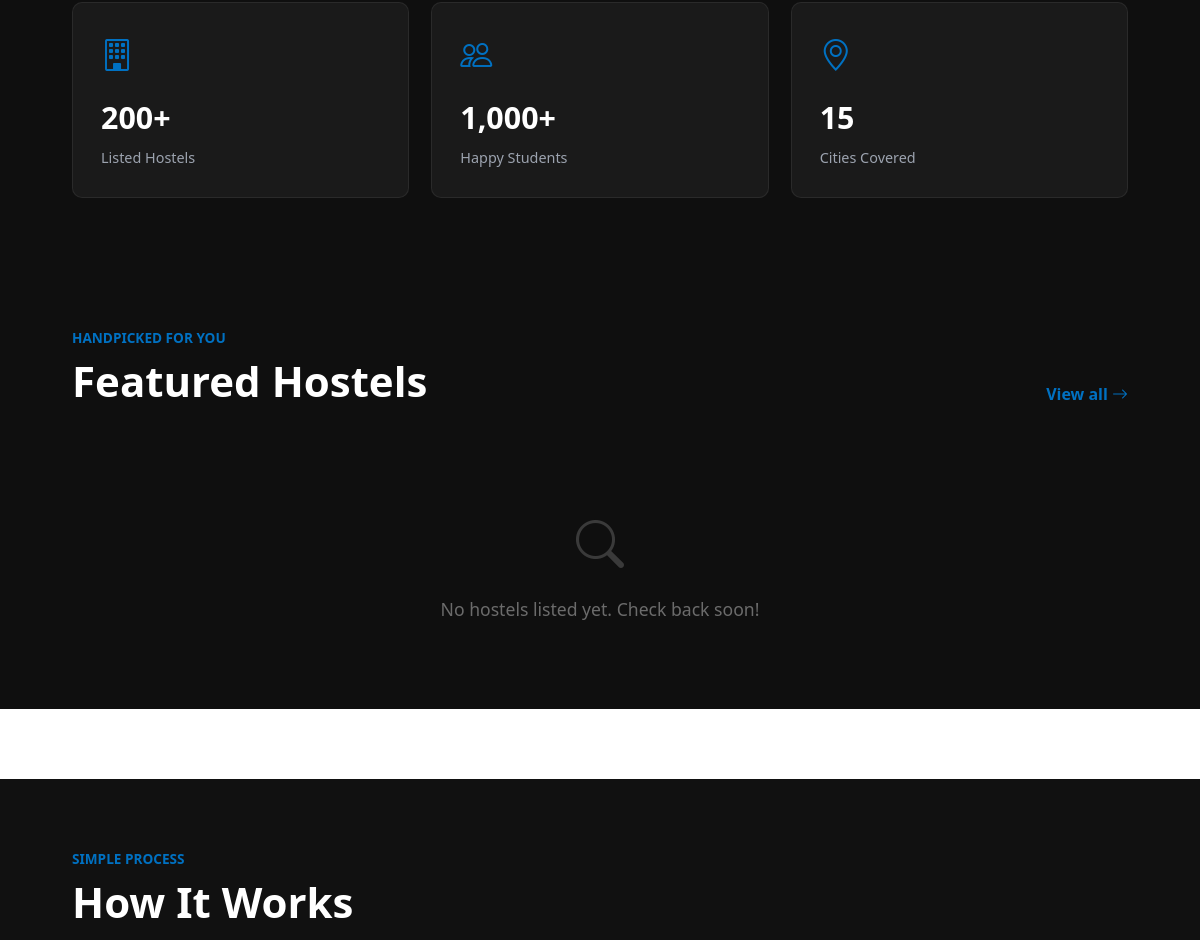
/ (middle part), run on an earlier commit of the app's database.
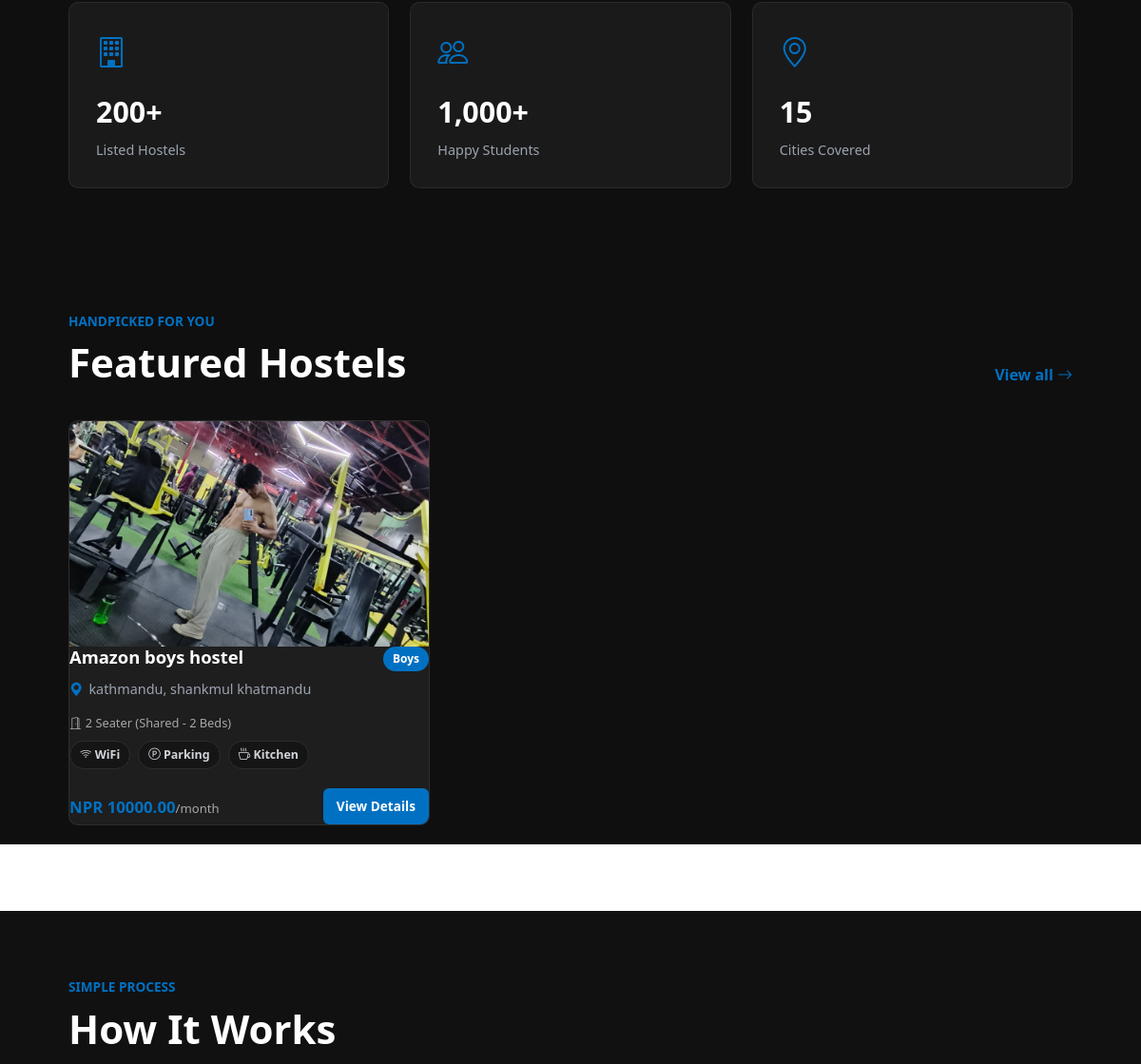
And on a later commit of the database.
### hostels/models.py (models this page shows, shortened)
class Hostel(models.Model):
    HOSTEL_TYPE_CHOICES = (
        ('boys', 'Boys'),
        ('girls', 'Girls'),
        ('mixed', 'Mixed'),
    )
    STATUS_CHOICES = (
        ('pending', 'Pending Approval'),
        ('approved', 'Approved'),
        ('rejected', 'Rejected'),
    )
    ROOM_TYPE_CHOICES = (
        ('1_seater', '1 Seater (Single Room)'),
        ('2_seater', '2 Seater (Shared - 2 Beds)'),
        ('3_seater', '3 Seater (Shared - 3 Beds)'),
        ('4_seater', '4 Seater (Shared - 4 Beds)'),
    )
    MINIMUM_STAY_CHOICES = (
        (1, '1 Month'),
        (3, '3 Months'),
        (6, '6 Months'),
        (12, '1 Year'),
    )
    owner = models.ForeignKey(
        CustomUser, on_delete=models.CASCADE, related_name='hostels')
    name = models.CharField(max_length=200)
    address = models.TextField()
    city = models.CharField(max_length=100)
    description = models.TextField()
    hostel_type = models.CharField(max_length=10, choices=HOSTEL_TYPE_CHOICES)
    room_type = models.CharField(
        max_length=20, choices=ROOM_TYPE_CHOICES, default='1_seater')
    price_per_month = models.DecimalField(max_digits=10, decimal_places=2)
    total_rooms = models.PositiveIntegerField()
    available_rooms = models.PositiveIntegerField()
    status = models.CharField(
        max_length=20, choices=STATUS_CHOICES, default='pending')
    admission_fee = models.DecimalField(
        max_digits=10, decimal_places=2, null=True, blank=True)
    contact_number = models.CharField(max_length=15, blank=True, null=True)
    has_wifi = models.BooleanField(default=False)
    has_parking = models.BooleanField(default=False)
    has_laundry = models.BooleanField(default=False)
    has_hot_water = models.BooleanField(default=False)
    has_cctv = models.BooleanField(default=False)
    has_kitchen = models.BooleanField(default=False)
    has_meals = models.BooleanField(default=False)
    has_study_room = models.BooleanField(default=False)
    has_power_backup = models.BooleanField(default=False)
    nearby_landmarks = models.CharField(max_length=300, blank=True, null=True)
    minimum_stay = models.PositiveIntegerField(
        choices=MINIMUM_STAY_CHOICES, default=1)
    hostel_rules = models.TextField(blank=True, null=True)
    latitude = models.DecimalField(
        max_digits=9, decimal_places=6, blank=True, null=True)
    longitude = models.DecimalField(
        max_digits=9, decimal_places=6, blank=True, null=True)
    is_available = models.BooleanField(default=True)
    created_at = models.DateTimeField(auto_now_add=True)
    updated_at = models.DateTimeField(auto_now=True)
    def review_count(self):
        return self.reviews.count()

class HostelImage(models.Model):
    hostel = models.ForeignKey(
        Hostel, on_delete=models.CASCADE, related_name='images')
    image = models.ImageField(upload_to='hostels/')
    is_primary = models.BooleanField(default=False)
    uploaded_at = models.DateTimeField(auto_now_add=True)

### hostels/views.py (the view)
# urls.py: path('', views.HomeView.as_view(), name='home'),
class HomeView(View):
    template_name = 'home.html'
    def get(self, request):
        hostels = Hostel.objects.filter(status='approved',is_available=True)
        location = request.GET.get('location', '').strip()
        hostel_type = request.GET.get('hostel_type', '').strip()
        room_type = request.GET.get('room_type', '').strip()
        max_price = request.GET.get('max_price', '').strip()
        if location:
            hostels = hostels.filter(
                Q(city__icontains=location) |
                Q(address__icontains=location)
            )
        if hostel_type:
            hostels = hostels.filter(hostel_type=hostel_type)
        if room_type:
            hostels = hostels.filter(room_type=room_type)
        if max_price:
            try:
                hostels = hostels.filter(price_per_month__lte=float(max_price))
            except ValueError:
                pass
        is_filtered = any([location, hostel_type, room_type, max_price])
        featured_hostels = hostels.order_by('-created_at')
        if not is_filtered:
            featured_hostels = featured_hostels[:6]
        return render(request, self.template_name, {
            'featured_hostels': featured_hostels,
            'is_filtered': is_filtered,
            'result_count': hostels.count() if is_filtered else None,
        })

### bookings/context_processors.py (called while the page is built, shortened)
def notifications(request):
    return {}

### templates/home.html (shortened to what this page needs)
{% extends 'base.html' %}
{% load static %}
{% block content %}
<section class="stats-section">
    <div class="stat-card">
        <i class="bi bi-building"></i>
        <strong>200+</strong>
        <span>Listed Hostels</span>
    </div>
    <div class="stat-card">
        <i class="bi bi-people"></i>
        <strong>1,000+</strong>
        <span>Happy Students</span>
    </div>
    <div class="stat-card">
        <i class="bi bi-geo-alt"></i>
        <strong>15</strong>
        <span>Cities Covered</span>
    </div>
</section>
<section class="section-wrap" id="featured">
    <div class="section-heading d-flex justify-content-between align-items-end">
        <div>
            {% if is_filtered %}
            <p>Search results</p>
            <h2>{{ result_count }} Hostel{{ result_count|pluralize }} Found</h2>
            {% else %}
            <p>Handpicked for you</p>
            <h2>Featured Hostels</h2>
            {% endif %}
        </div>
        {% if not is_filtered %}
        <a href="#" style="color:#0071c2;font-weight:800;text-decoration:none;">
            View all <i class="bi bi-arrow-right"></i>
        </a>
        {% endif %}
    </div>
    {% if featured_hostels %}
    <div class="hostel-scroll">
        {% for hostel in featured_hostels %}
        <div class="featured-card">
            {% if hostel.images.first %}
            <img src="{{ hostel.images.first.image.url }}" alt="{{ hostel.name }}">
            {% else %}
            <img src="https://images.unsplash.com/photo-1555854877-bab0e564b8d5?w=600&q=80" alt="Hostel image">
            {% endif %}
            <div class="card-body">
                <div class="d-flex justify-content-between align-items-start mb-1">
                    <h3>{{ hostel.name }}</h3>
                    <span style="background:#0071c2;color:#ffffff;font-size:0.75rem;
                                 font-weight:800;padding:4px 10px;border-radius:999px;
                                 white-space:nowrap;margin-left:10px;">
                        {{ hostel.get_hostel_type_display }}
                    </span>
                </div>
                <p class="location">
                    <i class="bi bi-geo-alt-fill"></i>
                    {{ hostel.city }}{% if hostel.address %}, {{ hostel.address|truncatewords:4 }}{% endif %}
                </p>
                <div class="d-flex align-items-center gap-2 mb-2" style="font-size:0.8rem;color:#a7a7a7;">
                    <span><i class="bi bi-door-open me-1"></i>{{ hostel.get_room_type_display }}</span>
                </div>
                <div class="amenities">
                    {% if hostel.has_wifi %}<span><i class="bi bi-wifi"></i> WiFi</span>{% endif %}
                    {% if hostel.has_parking %}<span><i class="bi bi-p-circle"></i> Parking</span>{% endif %}
                    {% if hostel.has_kitchen %}<span><i class="bi bi-cup-hot"></i> Kitchen</span>{% endif %}
                </div>
                <div class="card-footer">
                    <strong>NPR {{ hostel.price_per_month }}<small
                            style="color:#a7a7a7;font-size:0.82rem;font-weight:500;">/month</small></strong>
                    <a href="{% url 'hostel_detail' hostel.id %}">View Details</a>
                </div>
            </div>
        </div>
        {% endfor %}
    </div>
    {% else %}
    <div style="text-align:center;padding:70px 0;">
        <i class="bi bi-search" style="font-size:3rem;color:#3a3a3a;"></i>
        <p style="color:#6b6b6b;margin-top:16px;font-size:1.1rem;">
            {% if is_filtered %}
            No hostels match your filters. Try adjusting your search.
            {% else %}
            No hostels listed yet. Check back soon!
            {% endif %}
        </p>
    </div>
    {% endif %}
</section>
<section class="how-section" id="how-it-works">
    <div style="max-width:1240px;margin:0 auto;padding:70px clamp(20px,6vw,90px);">
        <div class="section-heading">
            <p>Simple process</p>
            <h2>How It Works</h2>
        </div>
    </div>
</section>
{% endblock %}

What changed in the data, as far as the page shows it:
added Hostel: images.first.image (picture), name "Amazon boys hostel", hostel_type "Boys", city "kathmandu", address "shankmul khatmandu", room_type "2 Seater (Shared - 2 Beds)", has_wifi True (drawn), has_parking True (drawn), has_kitchen True (drawn), price_per_month "10000.00"
Also different on the page:
text no longer shown: "No hostels listed yet. Check back soon!"
